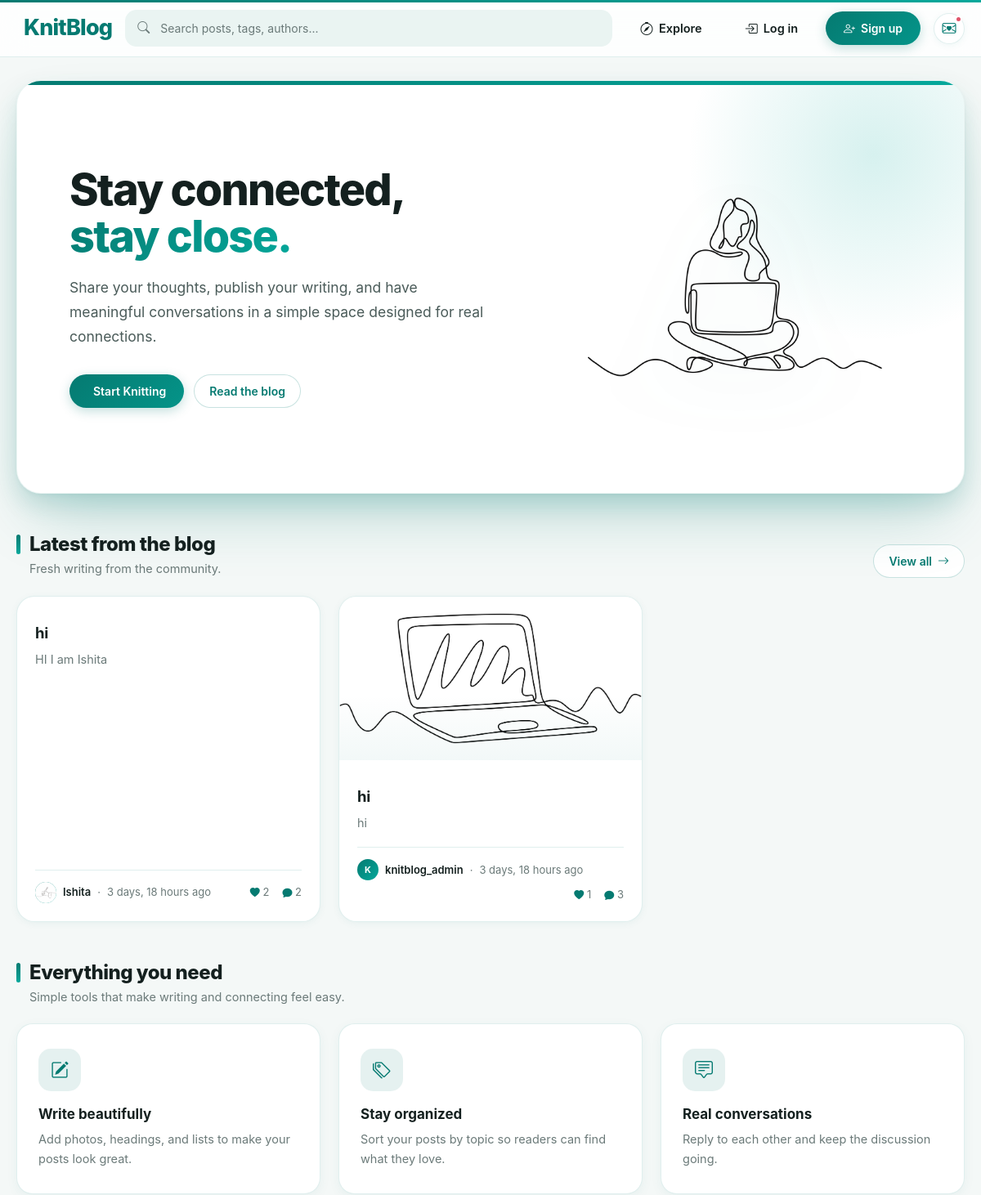
Before: / (upper part) with the older database file.
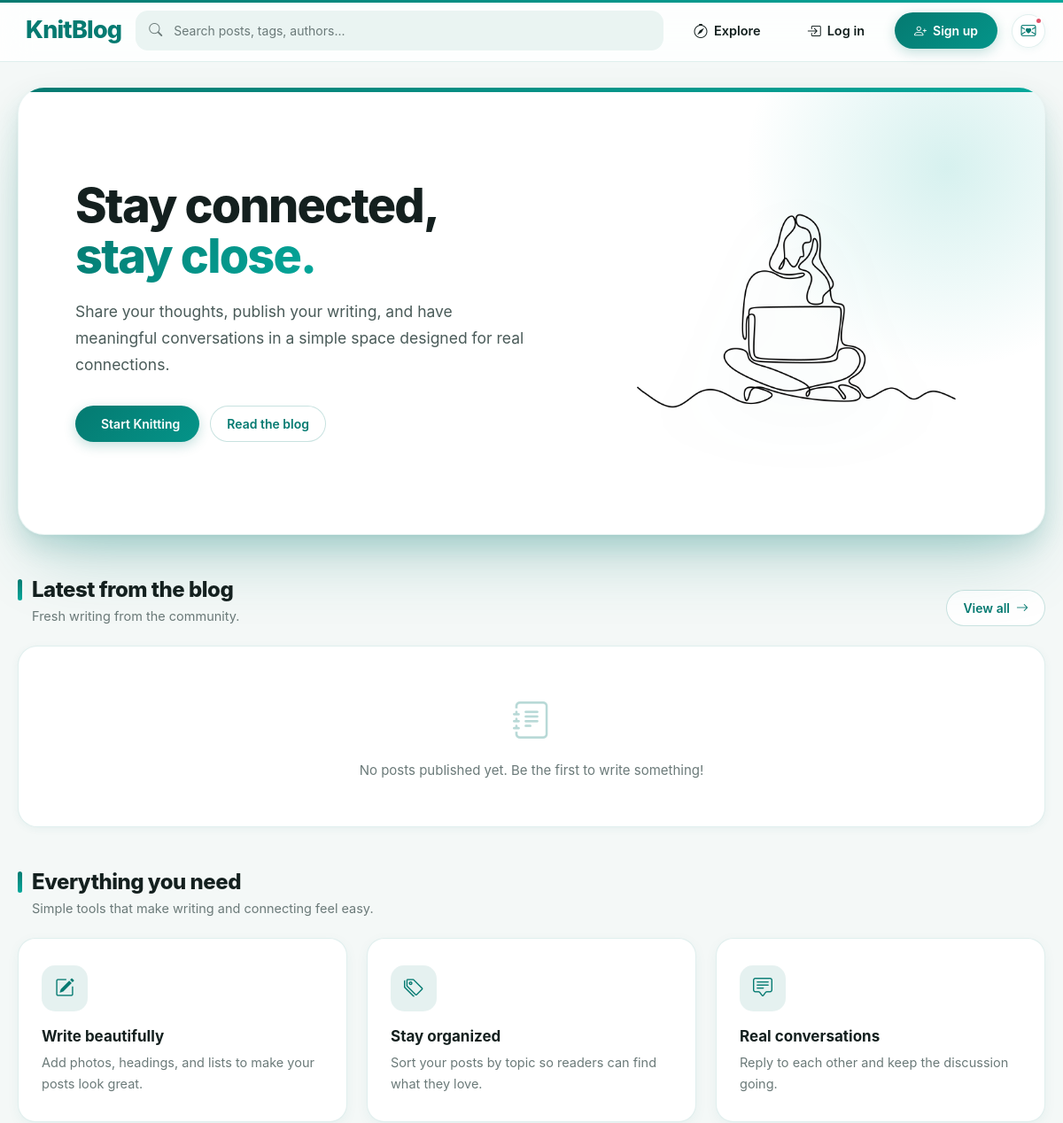
After: the same page with the newer database file.
### blog/models.py (models this page shows, shortened)
class Post(models.Model):
    STATUS_CHOICES = (
        ('draft', 'Draft'),
        ('published', 'Published'),
    )
    author = models.ForeignKey(User, on_delete=models.CASCADE, related_name='posts')
    title = models.CharField(max_length=200)
    slug = models.SlugField(max_length=220, unique=True, blank=True)
    excerpt = models.CharField(max_length=300, blank=True)
    content = models.TextField(help_text="Rich text / HTML")
    featured_image = models.ImageField(upload_to='posts/', blank=True, null=True)
    category = models.ForeignKey(
        Category, on_delete=models.SET_NULL, null=True, blank=True, related_name='posts'
    )
    tags = models.ManyToManyField(Tag, blank=True, related_name='posts')
    status = models.CharField(max_length=10, choices=STATUS_CHOICES, default='published')
    original_post = models.ForeignKey(
        'self', null=True, blank=True, on_delete=models.SET_NULL, related_name='shares'
    )
    views = models.PositiveIntegerField(default=0)
    created_at = models.DateTimeField(auto_now_add=True)
    updated_at = models.DateTimeField(auto_now=True)
    published_at = models.DateTimeField(null=True, blank=True)
    class Meta:
        ordering = ['-created_at']
    def get_absolute_url(self):
        return reverse('post-detail', kwargs={'slug': self.slug})

class Profile(models.Model):
    user = models.OneToOneField(User, on_delete=models.CASCADE)
    name = models.CharField(max_length=100, blank=True)
    bio = models.TextField(max_length=300, blank=True)
    avatar = models.ImageField(upload_to='avatars/', blank=True, null=True)
    website = models.URLField(blank=True)
    location = models.CharField(max_length=100, blank=True)
    created_at = models.DateTimeField(auto_now_add=True)
    @property
    def display_name(self):
        return self.name or self.user.username
    @property
    def initial(self):
        return self.display_name[:1].upper()

### blog/views.py (the view)
# urls.py: path("", views.index, name="home"),
def index(request):
    latest = _published_posts()[:3]
    categories = Category.objects.annotate(
        n=Count('posts', filter=Q(posts__status='published'))
    ).filter(n__gt=0)[:8]
    popular_tags = Tag.objects.annotate(
        n=Count('posts', filter=Q(posts__status='published'))
    ).filter(n__gt=0).order_by('-n')[:12]
    context = {
        'latest_posts': latest,
        'categories': categories,
        'popular_tags': popular_tags,
    }
    return render(request, 'index.html', context)

### blog/context_processors.py (called while the page is built)
def notifications(request):
    user = getattr(request, "user", None)
    if user is not None and user.is_authenticated:
        return {
            "pending_requests_count": FriendRequest.objects.filter(
                receiver=user, status="pending"
            ).count()
        }
    return {}

def maker_note(request):
    if not MAKER_NOTES:
        return {}
    user = getattr(request, "user", None)
    user_key = user.id if (user is not None and user.is_authenticated) else "anon"
    seed = f"{user_key}-{date.today().isoformat()}"
    idx = int(hashlib.md5(seed.encode()).hexdigest(), 16) % len(MAKER_NOTES)
    return {"maker_note": MAKER_NOTES[idx]}

### blog/views.py (called while the page is built)
def _published_posts():
    return (
        Post.objects
        .filter(status='published', original_post__isnull=True)
        .select_related('author', 'author__profile', 'category')
        .prefetch_related('tags', 'likes', 'comments')
    )

### templates/index.html (shortened to what this page needs)
{% extends 'base.html' %}
{% load static humanize %}
{% block body %}
  <section class="knit-hero">
    <div class="knit-hero-inner">
      <div class="knit-hero-text">
        <h1>Stay connected,<br /><span>stay close.</span></h1>
        <p>Share your thoughts, publish your writing, and have meaningful conversations in a simple space designed for real connections.</p>
        <div class="knit-hero-actions">
          {% if user.is_authenticated %}
            <a href="{% url 'post-create' %}" class="btn-knit"><i class="bi bi-pencil-square"></i> Write a post</a>
            <a href="{% url 'post-list' %}" class="btn-knit-outline"><i class="bi bi-journals"></i> Explore blog</a>
          {% else %}
            <a href="{% url 'get-started' %}" class="btn-knit"> Start Knitting</a>
            <a href="{% url 'post-list' %}" class="btn-knit-outline">Read the blog</a>
          {% endif %}
        </div>
      </div>
      <div class="knit-hero-image">
        <img src="{% static 'img_1.png' %}" alt="KnitBlog illustration" />
      </div>
    </div>
  </section>
  <section>
    <div class="knit-section-head">
      <div>
        <h2>Latest from the blog</h2>
        <p>Fresh writing from the community.</p>
      </div>
      <a href="{% url 'post-list' %}" class="btn-knit-outline">View all <i class="bi bi-arrow-right"></i></a>
    </div>
    {% if latest_posts %}
      <div class="knit-post-grid">
        {% for post in latest_posts %}
          {% include '_post_card.html' with post=post %}
        {% endfor %}
      </div>
    {% else %}
      <div class="knit-card knit-empty">
        <i class="bi bi-journal-text"></i>
        <p>No posts published yet. Be the first to write something!</p>
      </div>
    {% endif %}
  </section>
  <section>
    <div class="knit-section-head">
      <div>
        <h2>Everything you need</h2>
        <p>Simple tools that make writing and connecting feel easy.</p>
      </div>
    </div>
    <div class="knit-features">
      <div class="knit-feature">
        <div class="knit-feature-icon">
          <i class="bi bi-pencil-square"></i>
        </div>
        <h3>Write beautifully</h3>
        <p>Add photos, headings, and lists to make your posts look great.</p>
      </div>
      <div class="knit-feature">
        <div class="knit-feature-icon">
          <i class="bi bi-tags"></i>
        </div>
        <h3>Stay organized</h3>
        <p>Sort your posts by topic so readers can find what they love.</p>
      </div>
      <div class="knit-feature">
        <div class="knit-feature-icon">
          <i class="bi bi-chat-square-text"></i>
        </div>
        <h3>Real conversations</h3>
        <p>Reply to each other and keep the discussion going.</p>
      </div>
    </div>
  </section>
{% endblock %}

### templates/_post_card.html (shortened to what this page needs)
{% load humanize %}
<article class="knit-post-card">
  {% if post.featured_image %}
    <a href="{{ post.get_absolute_url }}" class="knit-post-card-media">
      <img src="{{ post.featured_image.url }}" alt="{{ post.title }}" loading="lazy" />
    </a>
  {% endif %}
  <div class="knit-post-card-body">
    <h2><a href="{{ post.get_absolute_url }}">{{ post.title }}</a></h2>
    <p>{{ post.excerpt|default:post.content|striptags|truncatewords:22 }}</p>
    <div class="knit-post-card-meta">
      <span class="knit-avatar-xs">
        {% if post.author.profile.avatar %}<img src="{{ post.author.profile.avatar.url }}" alt="" />
        {% else %}{{ post.author.profile.initial }}{% endif %}
      </span>
      <a href="{% url 'profile-detail' post.author.username %}">{{ post.author.profile.display_name }}</a>
      <span>·</span>
      <span>{{ post.created_at|naturaltime }}</span>
      <span class="ms-auto d-flex gap-3">
        <span><i class="bi bi-heart-fill"></i> {{ post.likes.count }}</span>
        <span><i class="bi bi-chat-fill"></i> {{ post.comments.count }}</span>
      </span>
    </div>
  </div>
</article>

Changed rows visible on the page:
removed Post: title "hi", excerpt "HI I am Ishita", author.profile.avatar (picture), author.profile.display_name "Ishita", created_at "3 days, 18 hours ago", likes.count "2", comments.count "2"
removed Post: featured_image (picture), title "hi", excerpt "hi", author.profile.initial "K", author.profile.display_name "knitblog_admin", created_at "3 days, 18 hours ago", likes.count "1", comments.count "3"
Other visible differences:
text now shown: "No posts published yet. Be the first to write something!"
